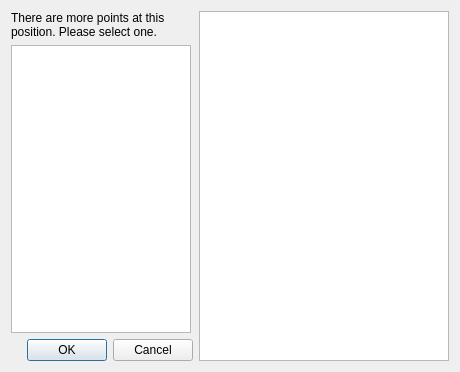
<?xml version="1.0" encoding="UTF-8"?>
<ui version="4.0">
 <class>Dialog</class>
 <widget class="QDialog" name="Dialog">
  <property name="geometry">
   <rect>
    <x>0</x>
    <y>0</y>
    <width>460</width>
    <height>368</height>
   </rect>
  </property>
  <property name="windowTitle">
   <string>Select Index</string>
  </property>
  <layout class="QGridLayout" name="gridLayout">
   <item row="0" column="0">
    <layout class="QVBoxLayout" name="verticalLayout">
     <item>
      <widget class="QLabel" name="label">
       <property name="text">
        <string>There are more points at this position. Please select one.</string>
       </property>
       <property name="scaledContents">
        <bool>false</bool>
       </property>
       <property name="wordWrap">
        <bool>true</bool>
       </property>
      </widget>
     </item>
     <item>
      <widget class="QListWidget" name="listWidget">
       <property name="sizePolicy">
        <sizepolicy hsizetype="Fixed" vsizetype="Expanding">
         <horstretch>0</horstretch>
         <verstretch>0</verstretch>
        </sizepolicy>
       </property>
       <property name="maximumSize">
        <size>
         <width>180</width>
         <height>16777215</height>
        </size>
       </property>
       <property name="baseSize">
        <size>
         <width>0</width>
         <height>0</height>
        </size>
       </property>
       <property name="resizeMode">
        <enum>QListView::Fixed</enum>
       </property>
      </widget>
     </item>
     <item>
      <layout class="QHBoxLayout" name="horizontalLayout">
       <item>
        <spacer name="horizontalSpacer">
         <property name="orientation">
          <enum>Qt::Horizontal</enum>
         </property>
         <property name="sizeHint" stdset="0">
          <size>
           <width>40</width>
           <height>20</height>
          </size>
         </property>
        </spacer>
       </item>
       <item>
        <widget class="QDialogButtonBox" name="buttonBox">
         <property name="orientation">
          <enum>Qt::Horizontal</enum>
         </property>
         <property name="standardButtons">
          <set>QDialogButtonBox::Cancel|QDialogButtonBox::Ok</set>
         </property>
        </widget>
       </item>
      </layout>
     </item>
    </layout>
   </item>
   <item row="0" column="1">
    <widget class="QTextBrowser" name="textBrowser_wdginfo">
     <property name="sizePolicy">
      <sizepolicy hsizetype="Minimum" vsizetype="Preferred">
       <horstretch>0</horstretch>
       <verstretch>0</verstretch>
      </sizepolicy>
     </property>
     <property name="minimumSize">
      <size>
       <width>0</width>
       <height>350</height>
      </size>
     </property>
     <property name="maximumSize">
      <size>
       <width>250</width>
       <height>16777215</height>
      </size>
     </property>
    </widget>
   </item>
  </layout>
 </widget>
 <resources/>
 <connections>
  <connection>
   <sender>buttonBox</sender>
   <signal>accepted()</signal>
   <receiver>Dialog</receiver>
   <slot>accept()</slot>
   <hints>
    <hint type="sourcelabel">
     <x>248</x>
     <y>254</y>
    </hint>
    <hint type="destinationlabel">
     <x>157</x>
     <y>274</y>
    </hint>
   </hints>
  </connection>
  <connection>
   <sender>buttonBox</sender>
   <signal>rejected()</signal>
   <receiver>Dialog</receiver>
   <slot>reject()</slot>
   <hints>
    <hint type="sourcelabel">
     <x>316</x>
     <y>260</y>
    </hint>
    <hint type="destinationlabel">
     <x>286</x>
     <y>274</y>
    </hint>
   </hints>
  </connection>
 </connections>
</ui>
